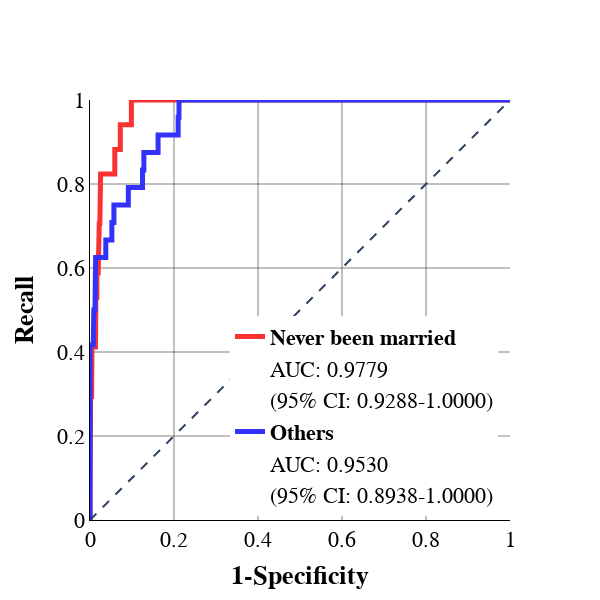

Write notebook code for a chart like this one.
### Code cell
notmarried=test.drop(X_test[X_test['IRMARIT_4 - Never Been Married'] == 0].index)
#notmarried=notmarried.sample(85, random_state=43)
notmarried_predictors=notmarried.drop(['UDPYOPI_1 - Yes'], axis=1)
notmarried_target=notmarried['UDPYOPI_1 - Yes']
elsee=test.drop(X_test[X_test['IRMARIT_4 - Never Been Married'] == 1].index)
#elsee=elsee.sample(85, random_state=43)
elsee_predictors=elsee.drop(['UDPYOPI_1 - Yes'], axis=1)
elsee_target=elsee['UDPYOPI_1 - Yes']
notmarried_prob=logit_model.predict_proba(notmarried_predictors)
elsee_prob=logit_model.predict_proba(elsee_predictors)
plot_roc_curve2(notmarried_target, [item[1] for item in notmarried_prob], elsee_target, [item[1] for item in elsee_prob],'Never been married', 'Others')

### Figure 1 — Plotly figure (JSON) as saved in the notebook; plotly's stock layout.template omitted (floating-point values rounded to 4 significant figures; data arrays with more than 128 entries replaced by an {"elided": "..."} marker saying what was removed)
{"data": [{"hoverinfo": "skip", "line": {"color": "rgba(250, 50, 50, 1.0)", "width": 5}, "name": "<b>Never been married</b>", "showlegend": true, "type": "scatter", "x": {"elided": "198 float values"}, "y": {"elided": "198 float values"}}, {"hoverinfo": "skip", "line": {"color": "rgba(255, 255, 255, 0)", "width": 5}, "name": "AUC: 0.9779", "showlegend": true, "type": "scatter", "x": {"elided": "198 float values"}, "y": {"elided": "198 float values"}}, {"hoverinfo": "skip", "line": {"color": "rgba(255, 255, 255, 0)", "width": 0}, "name": "(95% CI: 0.9288-1.0000)", "showlegend": true, "type": "scatter", "x": {"elided": "198 float values"}, "y": {"elided": "198 float values"}}, {"hoverinfo": "skip", "line": {"color": "rgba(50, 50, 250, 1.0)", "width": 5}, "name": "<b>Others</b>", "showlegend": true, "type": "scatter", "x": {"elided": "324 float values"}, "y": {"elided": "324 float values"}}, {"hoverinfo": "skip", "line": {"color": "rgba(255, 255, 255, 0)", "width": 5}, "name": "AUC: 0.9530", "showlegend": true, "type": "scatter", "x": {"elided": "324 float values"}, "y": {"elided": "324 float values"}}, {"hoverinfo": "skip", "line": {"color": "rgba(255, 255, 255, 0)", "width": 0}, "name": "(95% CI: 0.8938-1.0000)", "showlegend": true, "type": "scatter", "x": {"elided": "324 float values"}, "y": {"elided": "324 float values"}}], "layout": {"font": {"color": "Black", "family": "Times New Roman", "size": 22}, "height": 600, "legend": {"x": 0.95, "xanchor": "right", "y": 0.01, "yanchor": "bottom"}, "shapes": [{"line": {"dash": "dash"}, "type": "line", "x0": 0, "x1": 1, "y0": 0, "y1": 1}], "title": {"x": 1}, "width": 600, "xaxis": {"constrain": "domain", "gridcolor": "rgba(5, 5, 5, 0.5)", "linecolor": "black", "range": [0, 1], "title": {"text": "<b>1-Specificity</b>"}}, "yaxis": {"gridcolor": "rgba(5, 5, 5, 0.5)", "linecolor": "black", "range": [0, 1], "scaleanchor": "x", "scaleratio": 1, "title": {"text": "<b>Recall</b>"}}}}
